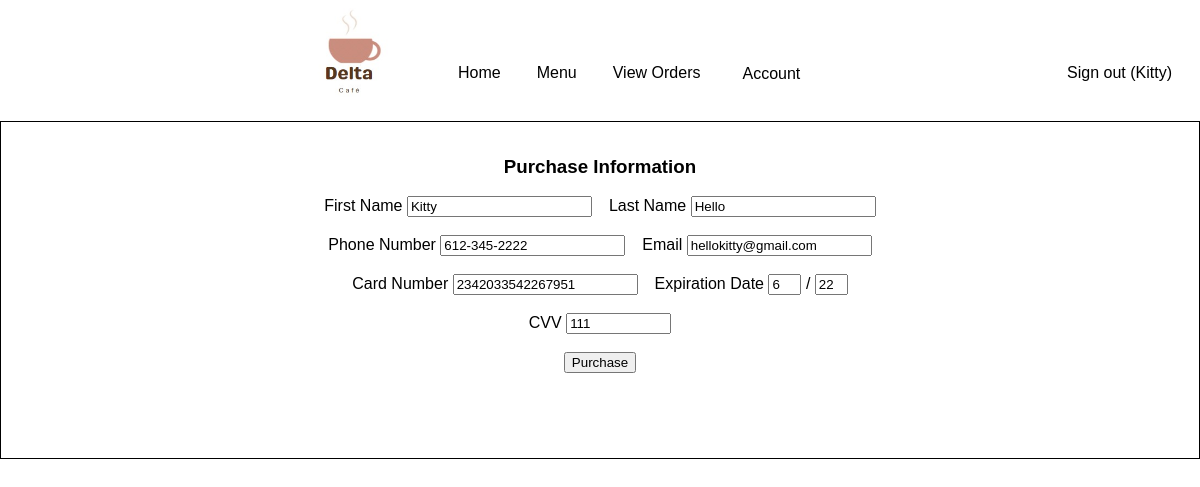
/payment.php (signed in), run on the app's committed database.
### tables this page shows
CREATE TABLE `users` (
  `id` int(11) NOT NULL,
  `username` varchar(24) NOT NULL,
  `password` varchar(32) NOT NULL,
  `email` varchar(64) NOT NULL,
  `phone_number` varchar(24) NOT NULL,
  `role` enum('administrator','customer','transportation_associate') NOT NULL,
  `first_name` varchar(24) NOT NULL,
  `last_name` varchar(24) NOT NULL
);

CREATE TABLE `customer_info` (
  `id` int(11) NOT NULL,
  `customer_id` int(11) NOT NULL,
  `card_number` bigint(16) NOT NULL,
  `expire_month` int(2) NOT NULL,
  `expire_year` int(2) NOT NULL,
  `cvv` int(3) NOT NULL
);

### payment.php (the view, shortened to what this page needs)
<?php
    global $user_id;
    global $conn;
    include("./header.php");
?>
<div class="container">
    <center>
        <p>
        <h3>Purchase Information</h3>
        <form action="payment.php" method="post">
            <?php
            $query = "CALL `select_customer_info`(".$user_id.")";
            mysqli_multi_query($conn, $query) or die(mysqli_error($conn));
            $result = mysqli_store_result($conn);
            $row = mysqli_fetch_row($result);
            echo "
            <label for='fname'>First Name</label>
            <input type='text' placeholder='First Name' id='fname' name='fname' value='".$row[1]."' required>
            &ensp;
            <label for='lname'>Last Name</label>
            <input type='text' placeholder='Last Name' id='lname' name='lname' value='".$row[2]."' required>
            <br><br>
            <label for='phone'>Phone Number</label>
            <input type='text' placeholder='Phone' id='phone' name='phone' value='".$row[3]."' required>
            &ensp;
            <label for='email'>Email</label>
            <input type='text' placeholder='E-mail' id='email' name='email' value='".$row[4]."' required>
            <br><br>
            <label for='card'>Card Number</label>
            <input type='text' minlength='16' maxlength='16' placeholder='Card Number' id='card' name='card_number' value='".$row[5]."' required>
            &ensp;
            <label for='card'>Expiration Date</label>
            <input type='text' minlength='2' maxlength='2'placeholder='Month' id='expire_month' name='expire_month' value='".$row[6]."' size='1' required> /
            <input type='text' minlength='2' maxlength='2' placeholder='Year' id='expire_year' name='expire_year' value='".$row[7]."' size='1' required>
            <br><br>
            <label for='card'>CVV</label>
            <input type='text' minlength='3' maxlength='3' placeholder='cvv' id='cvv' name='cvv' value='".$row[8]."' size='10' required>
            <br><br>
            ";
            ?>
            <button type="submit">Purchase</button>
        </form>
        <br><br><br>
    </center>
    </div>
<?php
    include("./footer.php");
?>

### DCSstyle.css (style rules this page uses)
body { font-family: Arial, Helvetica, sans-serif; margin: 0; }
.container { border: 1px solid black; padding: 15px; text-align: left; }

### data on the page
users: fname "Kitty", lname "Hello", phone "612-345-2222", email "hellokitty@gmail.com", card_number "2342033542267951", expire_month "6", expire_year "22", cvv "111"

### other printed values
$_SESSION['username'] "Kitty"
